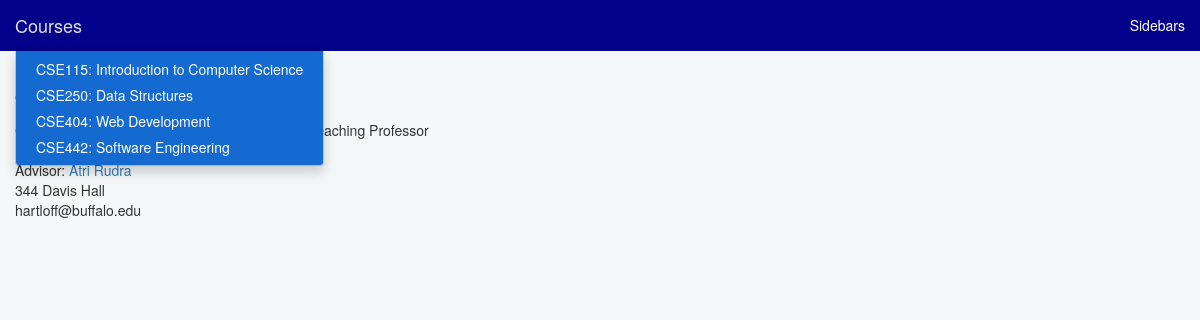
The page / on the database its author committed.
### courses/models.py (models this page shows)
class Course(models.Model):
    course_number = models.CharField(max_length=10, blank=True, null=True)
    course_title = models.CharField(max_length=100, blank=True, null=True)

### courses/context_processors.py (called while the page is built)
def all_courses(request):
    return {'all_courses': Course.objects.all().order_by('course_number')}

def all_content(request):
    return {'all_content': Content.objects.all()}

def all_lectures(request):
    return {'all_lectures': Content.objects.all().filter(page_type='lecture').order_by('index')}

def all_assignments(request):
    return {'all_assignments': Content.objects.all().filter(page_type='assignment').order_by('index')}

def syllabus(request):
    return {'syllabus': Content.objects.all().filter(page_type='syllabus')}

def schedule(request):
    return {'schedule': Content.objects.all().filter(page_type='schedule')}

### templates/faculty_page.html (shortened to what this page needs)
{% extends "base.html" %}
{% block body %}
    <h1>Jesse Hartloff</h1>
    Computer Science and Engineering - Assistant Teaching Professor<br/>
    <a href="http://www.cse.buffalo.edu/">University at Buffalo</a> <br/>
    Advisor: <a href="http://www.cse.buffalo.edu/~atri/">Atri Rudra</a> <br/>
    344 Davis Hall<br/>
{% endblock %}

### templates/base.html (shortened to what this page needs)
{% load staticfiles %}
<html>
<head>
    <link rel="stylesheet" href="http://maxcdn.bootstrapcdn.com/bootstrap/3.3.5/css/bootstrap.min.css">
    <link rel="stylesheet" type="text/css" href="{% static 'courses/UBStylin.css' %}"/>
</head>
<body class="outer">
<nav class="navbar navbar-default navbar-fixed-top">
    <div class="container-fluid">
        <div class="navbar-header">
            <ul class="nav navbar-nav">
                <li class="dropdown">
                    <a class="navbar-brand dropdown-toggle" data-toggle="dropdown" href="{% url 'courses:index' %}">
                        {% block corner_title %}Courses{% endblock %}</a>
                    <ul class="dropdown-menu">
                        {% for course in all_courses %}
                            <li>
                                <a href="{% url 'courses:course_home' course.course_number %}">{{ course.course_number }}: {{ course.course_title }}</a>
                            </li>
                        {% endfor %}
                    </ul>
                </li>
            </ul>
        </div>
        <div class="collapse navbar-collapse" id="theNavbar">
            <ul class="nav navbar-nav navbar-right">
                <li><a href="#" onclick="toggle_bars(); return false;">Sidebars</a></li>
            </ul>
        </div>
    </div>
</nav>
<div class="container-fluid">
    {% block body %}{% endblock %}
</div>
</body>
</html>

### courses/static/courses/UBStylin.css (style rules this page uses)
body.outer { background-color: #f4f7f7; }
.navbar-default { border-radius: 0; }
body { padding-top: 50px; }
.navbar-default { background-color: #030089; border-color: #030089; }
.navbar-default .navbar-brand { color: #ffffff; }
.navbar-default .navbar-nav > li > a { color: #ffffff; }
.navbar-default .navbar-nav > li > .dropdown-menu { background-color: #156ad2; }
.navbar-default .navbar-nav > li > .dropdown-menu > li > a { color: #ffffff; }
.navbar-default .navbar-collapse, .navbar-default .navbar-form { border-color: #ffffff; }

### rows shown on the page
Course: course_number "CSE115", course_title "Introduction to Computer Science"
Course: course_number "CSE250", course_title "Data Structures"
Course: course_number "CSE404", course_title "Web Development"
Course: course_number "CSE442", course_title "Software Engineering"
